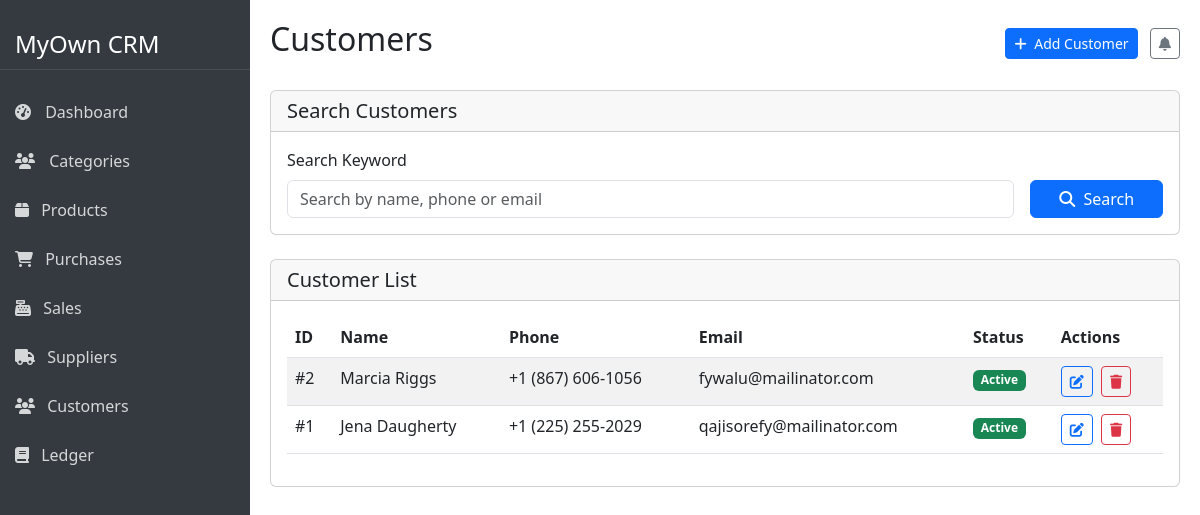
The app's page /customers/customers.php with its own data.
### tables this page shows
CREATE TABLE `customers` (
  `id` int(11) NOT NULL,
  `name` varchar(100) NOT NULL,
  `phone` varchar(20) DEFAULT NULL,
  `email` varchar(100) DEFAULT NULL,
  `address` text DEFAULT NULL,
  `status` tinyint(1) DEFAULT 1,
  `created_at` timestamp NOT NULL DEFAULT current_timestamp()
);

### database/database.php (called while the page is built, shortened)
<?php
class Database {
    protected $host = 'localhost';
    protected $user = 'root';
    protected $password = '';
    protected $dbname = 'oop-project';
    public $con = null;
    public function __construct(){
        if($this->con == null){
            $this->con = mysqli_connect($this->host,$this->user,$this->password,$this->dbname);
        }
    }
}
?>

### customers/customer.class.php (called while the page is built, shortened)
<?php
require_once ROOT_PATH . 'database/database.php';
class Customer extends Database {
    private $table = 'customers';
    public function getAll($page = 1, $perPage = 10) {
        $offset = ($page - 1) * $perPage;
        $sql = "SELECT * FROM {$this->table} ORDER BY id DESC LIMIT {$offset}, {$perPage}";
        $result = $this->con->query($sql);
        $customers = [];
        if ($result->num_rows > 0) {
            while ($row = $result->fetch_assoc()) {
                $customers[] = $row;
            }
        }
        return $customers;
    }
}
?>

### customers/customers.php (the view, shortened to what this page needs)
<?php
require_once ROOT_PATH . 'customers/customer.class.php';
$customerObj = new Customer();
$perPage = 5;
$page = isset($_GET['page']) ? (int)$_GET['page'] : 1;
$search_keyword = '';
if (isset($_GET['search'])) {
    $search_keyword = $_GET['search_keyword'] ?? '';
    $customers = $customerObj->search($search_keyword, $page, $perPage);
    $totalItems = $customerObj->countSearch($search_keyword);
} else {
    $customers = $customerObj->getAll($page, $perPage);
}
require ROOT_PATH . 'includes/header.php';
?>
<div class="d-flex">
    <?php
    require ROOT_PATH . 'includes/sidebar.php';
    ?>
    <div class="main-content">
        <div class="d-flex justify-content-between align-items-center mb-4">
            <h2>Customers</h2>
            <div>
                <a href="create_customer.php" class="btn btn-primary btn-sm me-2">
                    <i class="fas fa-plus me-1"></i> Add Customer
                </a>
                <button class="btn btn-outline-secondary btn-sm">
                    <i class="fas fa-bell"></i>
                </button>
            </div>
        </div>
        <div class="card mb-4">
            <div class="card-header">
                <h5 class="mb-0">Search Customers</h5>
            </div>
            <div class="card-body">
                <form action="" method="get" class="row g-3">
                    <div class="col-md-10">
                        <label for="searchKeyword" class="form-label">Search Keyword</label>
                        <input type="text" class="form-control" id="searchKeyword" name="search_keyword" value="<?php echo htmlspecialchars($search_keyword); ?>" placeholder="Search by name, phone or email">
                    </div>
                    <div class="col-md-2 d-flex align-items-end">
                        <button type="submit" name="search" value="1" class="btn btn-primary w-100">
                            <i class="fas fa-search me-1"></i> Search
                        </button>
                    </div>
                </form>
            </div>
        </div>
        <div class="card mb-4">
            <div class="card-header d-flex justify-content-between align-items-center">
                <h5 class="mb-0">Customer List</h5>
            </div>
            <div class="card-body">
                <div class="table-responsive">
                    <table class="table table-striped">
                        <thead>
                            <tr>
                                <th>ID</th>
                                <th>Name</th>
                                <th>Phone</th>
                                <th>Email</th>
                                <th>Status</th>
                                <th>Actions</th>
                            </tr>
                        </thead>
                        <tbody>
                            <?php if (empty($customers)): ?>
                            <tr>
                                <td colspan="6" class="text-center">No customers found</td>
                            </tr>
                            <?php else: ?>
                                <?php foreach ($customers as $customer): ?>
                                <tr>
                                    <td>#<?php echo $customer['id']; ?></td>
                                    <td><?php echo $customer['name']; ?></td>
                                    <td><?php echo $customer['phone']; ?></td>
                                    <td><?php echo $customer['email']; ?></td>
                                    <td>
                                        <?php if ($customer['status'] == 1): ?>
                                            <span class="badge bg-success">Active</span>
                                        <?php else: ?>
                                            <span class="badge bg-danger">Inactive</span>
                                        <?php endif; ?>
                                    </td>
                                    <td>
                                        <a href="update_customer.php?id=<?php echo $customer['id']; ?>" class="btn btn-sm btn-outline-primary me-1"><i class="fas fa-edit"></i></a>
                                        <a href="customers.php?delete=<?php echo $customer['id']; ?>" class="btn btn-sm btn-outline-danger" onclick="return confirm('Are you sure you want to delete this customer?')"><i class="fas fa-trash"></i></a>
                                    </td>
                                </tr>
                                <?php endforeach; ?>
                            <?php endif; ?>
                        </tbody>
                    </table>
                </div>
            </div>
        </div>
    </div>
</div>
<?php
require ROOT_PATH . 'includes/footer.php';
?>

### includes/header.php (style rules this page uses)
body { overflow-x: hidden; }
.main-content { margin-left: 250px; width: 100%; padding: 20px; transition: all 0.3s; }

### records on screen
customers: id "2", name "Marcia Riggs", phone "+1 (867) 606-1056", email "fywalu@mailinator.com", status "Active"
customers: id "1", name "Jena Daugherty", phone "+1 (225) 255-2029", email "qajisorefy@mailinator.com", status "Active"
